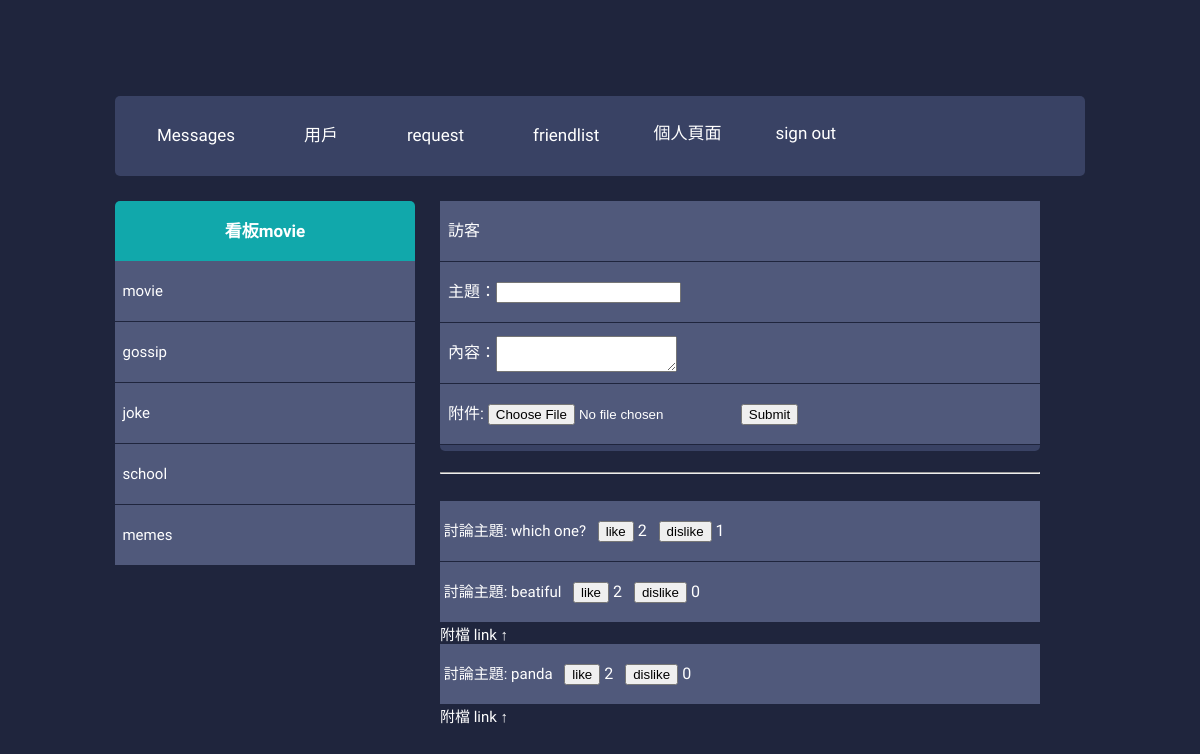
Page /finalproject/pancebook/dist/viewboard.php?&id=1 on the committed database.
### tables this page shows
CREATE TABLE `dz_board` (
  `id` int(11) NOT NULL,
  `name` varchar(64) DEFAULT NULL
);

CREATE TABLE `dz_thread` (
  `id` int(11) NOT NULL,
  `root_thread_id` int(11) NOT NULL DEFAULT 0,
  `board_id` int(11) NOT NULL DEFAULT 0,
  `time` timestamp NOT NULL DEFAULT current_timestamp(),
  `username` varchar(32) DEFAULT NULL,
  `title` varchar(64) DEFAULT NULL,
  `content` varchar(1024) DEFAULT NULL,
  `ip` varchar(64) DEFAULT NULL,
  `fileupload` text DEFAULT NULL
);

### finalproject/pancebook/dist/viewboard.php (the view, shortened to what this page needs)
<?php
function getLikes($id, $dbh)
{
    $sql = "SELECT  * FROM rating_info
  		  WHERE post_id = $id AND rating_action='like'";
    $stmt = $dbh->prepare($sql);
    $stmt->execute();
    return $stmt->rowCount();
}
function getDislikes($id, $dbh)
{
    $sql = "SELECT * FROM rating_info
  		  WHERE post_id = $id AND rating_action='dislike'";
    $stmt = $dbh->prepare($sql);
    $stmt->execute();
    return $stmt->rowCount();
}
?>
<!DOCTYPE html>
<html lang="en">
<head>
    <link rel="stylesheet" href="css/stylei.css">
</head>
<body>
    <body>
        <div class="main-container">
            <header class="block">
                <ul class="header-menu horizontal-list">
                    <li>
                        <a class="header-menu-tab" href="message.php?&id=<?php echo $_SESSION['id']; ?>"><span class="icon fontawesome-envelope scnd-font-color"></span>Messages</a>
                    </li>
                    <li>
                        <a class="header-menu-tab" href="invite.php"><span class="icon fontawesome-user scnd-font-color"></span>用戶</a>
                    </li>
                    <li>
                        <a class="header-menu-tab" href="request.php?&id=<?php echo $_SESSION['id']; ?>"><span class="icon fontawesome-star-empty scnd-font-color"></span>request</a>
                    </li>
                    <li>
                        <a class="header-menu-tab" href="friendlist.php?&id=<?php echo $_SESSION['id']; ?>"><span class="icon fontawesome-star-empty scnd-font-color"></span>friendlist</a>
                    </li>
                    <li>
                        <a class="header-menu-tab" href="profile.php?&id=<?php echo $_SESSION['id']; ?>"><span></span>個人頁面</a>
                    </li>
                    <li>
                        <a class="header-menu-tab" href="logout.php"><span></span>sign out</a>
                    </li>
                </ul>
            </header>
            <div class="left-container container">
                <div>
                    <?php
                    include("includes/pdoInc.php");
                    if (isset($_GET['id'])) {
                        $stmt = $dbh->prepare("SELECT * from dz_board where id = ?");
                        $stmt->execute([$_GET["id"]]);
                        if ($row = $stmt->fetch(PDO::FETCH_ASSOC)) {
                            echo '<h2 class="titular" style="background: #11a8ab;">看板' . $row["name"] . '</h2>';
                        } else {
                            echo '<meta http-equiv=REFRESH CONTENT=0;url=boardlist.php>';
                        }
                    } else {
                        echo '<meta http-equiv=REFRESH CONTENT=0;url=boardlist.php>';
                    }
                    echo '<ul>';
                    $stmt = $dbh->prepare("SELECT * from dz_board");
                    $stmt->execute();
                    while (($row = $stmt->fetch(PDO::FETCH_ASSOC))) {
                        echo ' <li>
                            <a class="menu-box-tab" href="viewboard.php?&id=' . $row['id'] . '" style="background: #50597b;"><span>&nbsp </span>' . $row["name"] . '</a>
                        </li> ';
                    }
                    ?>
                    </ul>
                </div>
            </div>
            <div class="middle-container container" style="width: 600px;height: 250px;">
                <div class="profile block" style="height: 250px;">
                    <form action="viewboard.php?&id=<?php echo $_GET["id"]; ?>" method="post" enctype="multipart/form-data">
                        <label class="menu-box-tab" style="background: #50597b;"><span>&nbsp <?php if (!empty($_SESSION["username"])) {
                                                                                                    echo "暱稱: " . $_SESSION["username"];
                                                                                                } else {
                                                                                                    echo "訪客";
                                                                                                }  ?></span></label>
                        <label class="menu-box-tab" " style=" background: #50597b;"><span>&nbsp <?php echo '主題：<input name="title" maxlength="100"><br>'; ?> </span></label>
                        <label class="menu-box-tab" " style=" background: #50597b;"><span>&nbsp <?php echo '內容：<textarea name="content" style="vertical-align: middle;" ></textarea>'; ?> </span></label>
                        <label class="menu-box-tab" " style=" background: #50597b;"><span>&nbsp <?php echo '附件: <input type="file" name="file">' . '<input type="submit" name="submit">'; ?> </span></label>
                    </form>
                    <br>
                    <hr>
                    <br>
                    <?php
                    $stmt = $dbh->prepare("SELECT * from dz_thread WHERE board_id = ? ORDER BY id");
                    $stmt->execute(array((int)$_GET['id']));
                    while ($row = $stmt->fetch(PDO::FETCH_ASSOC)) {
                        $newDir =   "./includes/uploads";
                        if ($row["fileupload"] == NULL) {
                            echo '<label class="menu-box-tab" " style=" background: #50597b;"><a href="viewThread.php?&id=' . $row['id'] . '">
                            <span>&nbsp' . "討論主題: " .  htmlspecialchars($row['title'])   . '</span>
                            </a>&nbsp
                            <button class="o-up like-btn" data-id="' . $row['id'] . '">like</button>
                            <span class="likes">' . getLikes($row['id'], $dbh) . ' </span>
                            &nbsp;
                            <button class="o-down dislike-btn" data-id="' . $row['id'] . '">dislike</button>
                            <span class="dislikes">' . getdisLikes($row['id'], $dbh) . '</span>
                            </label>  ';
                        } else {
                            echo '<label class="menu-box-tab" " style=" background: #50597b;"><a href="viewThread.php?&id=' . $row['id'] . '">
                            <span>&nbsp' . "討論主題: " .  htmlspecialchars($row['title'])   . '</span>
                            </a>&nbsp
                            <button class="o-up like-btn" data-id="' . $row['id'] . '">like</button>
                            <span class="likes">' . getLikes($row['id'], $dbh) . ' </span>
                            &nbsp;
                            <button class="o-down dislike-btn" data-id="' . $row['id'] . '">dislike</button>
                            <span class="dislikes">' . getdisLikes($row['id'], $dbh) . '</span>
                            </label>  <a href="' . $newDir .  $row['fileupload'] . '" download>附檔 link ↑</a>';
                        }
                    }
                    ?>
                </div>
            </div>
        </div>
    </body>
</body>
</html>

### rows in the picture
dz_board: name "movie"
dz_board: name "gossip"
dz_board: name "joke"
dz_board: name "school"
dz_board: name "memes"
dz_thread: title "which one?", id "2", id "1"
dz_thread: title "beatiful", id "2", id "0"
dz_thread: title "panda", id "2", id "0"
